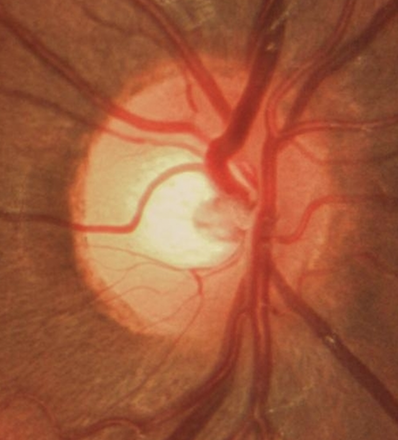
%> input picture mFiles/od4.png, 398 x 440 px
$ octave demochenvese.m   (GNU Octave 9; MATLAB toolbox functions it lacks are replaced by stand-ins)
%> lines starting %> are read from the running program, lines starting %| are printed output that depends on the picture; in (x1, y1, x2, y2) boxes, pixels count from 0 and x2, y2 are one past the last pixel; in counts of white or black regions, pixels touching at a corner belong together; the program's own positions count from 1
### mFiles/chenvese.m
%==========================================================================
%
%   Active contour with Chen-Vese Method
%   for image segementation
%
%   Implemented by Yue Wu (yue.wu@tufts.edu)
%   Tufts University
%   Feb 2009
%   http://sites.google.com/site/rexstribeofimageprocessing/
%
%   all rights reserved
%   Last update 02/26/2009
%--------------------------------------------------------------------------
%   Usage of varibles:
%   input:
%       I           = any gray/double/RGB input image
%       mask        = initial mask, either customerlized or built-in
%       num_iter    = total number of iterations
%       mu          = weight of length term
%       method      = submethods pick from ('chen','vector','multiphase')
%
%   Types of built-in mask functions
%       'small'     = create a small circular mask
%       'medium'    = create a medium circular mask
%       'large'     = create a large circular mask
%       'whole'     = create a mask with holes around
%       'whole+small' = create a two layer mask with one layer small
%                       circular mask and the other layer with holes around
%                       (only work for method 'multiphase')
%   Types of methods
%       'chen'      = general CV method
%       'vector'    = CV method for vector image
%       'multiphase'= CV method for multiphase (2 phases applied here)
%
%   output:
%       phi0        = updated level set function
%
%--------------------------------------------------------------------------
%
% Description: This code implements the paper: "Active Contours Without
% Edges" by Chan and Vese for method 'chen', the paper:"Active Contours Without
% Edges for vector image" by Chan and Vese for method 'vector', and the paper
% "A Multiphase Level Set Framework for Image Segmentation Using the
% Mumford and Shah Model" by Chan and Vese.
%
%--------------------------------------------------------------------------
% Deomo: Please see HELP file for details
%==========================================================================

function seg = chenvese(I,mask,num_iter,mu,method)

%%
%-- Default settings
%   length term mu = 0.2 and default method = 'chan'
  if(~exist('mu','var'))
    mu=0.2;
  end

  if(~exist('method','var'))
    method = 'chan';
  end

%-- End default settings

%%
%-- Initializations on input image I and mask
%  resize original image
   s = 200./min(size(I,1),size(I,2)); % resize scale
   if s<1
       I = imresize(I,s);
   end

%   auto mask settings
  if ischar(mask)
      switch lower (mask)
          case 'small'
              mask = maskcircle2(I,'small');
          case 'medium'
              mask = maskcircle2(I,'medium');
          case 'large'
              mask = maskcircle2(I,'large');
          case 'whole'
              mask = maskcircle2(I,'whole');
              %mask = init_mask(I,30);
          case 'whole+small'
              m1 = maskcircle2(I,'whole');
              m2 = maskcircle2(I,'small');
              mask = zeros(size(I,1),size(I,2),2);
              mask(:,:,1) = m1(:,:,1);
              mask(:,:,2) = m2(:,:,2);
          otherwise
              error('unrecognized mask shape name (MASK).');
      end
  else
      if s<1
          mask = imresize(mask,s);
      end
      if size(mask,1)>size(I,1) || size(mask,2)>size(I,2)
          error('dimensions of mask unmathch those of the image.')
      end
      switch lower(method)
          case 'multiphase'
              if  (size(mask,3) == 1)
                  error('multiphase requires two masks but only gets one.')
              end
      end

  end


switch lower(method)
    case 'chan'
        if size(I,3)== 3
            P = rgb2gray(uint8(I));
            P = double(P);
        elseif size(I,3) == 2
            P = 0.5.*(double(I(:,:,1))+double(I(:,:,2)));
        else
            P = double(I);
        end
        layer = 1;

    case 'vector'
        s = 200./min(size(I,1),size(I,2)); % resize scale
        I = imresize(I,s);
        mask = imresize(mask,s);
        layer = size(I,3);
        if layer == 1
            display('only one image component for vector image')
        end
        P = double(I);

    case 'multiphase'
        layer = size(I,3);
        if size(I,1)*size(I,2)>200^2
            s = 200./min(size(I,1),size(I,2)); % resize scale
            I = imresize(I,s);
            mask = imresize(mask,s);
        end

        P = double(I);  %P store the original image
    otherwise
        error('!invalid method')
end
%-- End Initializations on input image I and mask

%%
%--   Core function
switch lower(method)
    case {'chan','vector'}
        %-- SDF
        %   Get the distance map of the initial mask

        mask = mask(:,:,1);
        phi0 = bwdist(mask)-bwdist(1-mask)+im2double(mask)-.5;
        %   initial force, set to eps to avoid division by zeros
        force = eps;
        %-- End Initialization

        %-- Display settings
          figure();
          subplot(2,2,1); imshow(I); title('Input Image');
          subplot(2,2,2); contour(flipud(phi0), [0 0], 'r','LineWidth',1); title('initial contour');
          subplot(2,2,3); title('Segmentation');
        %-- End Display original image and mask

        %-- Main loop
          for n=1:num_iter
              inidx = find(phi0>=0); % frontground index
              outidx = find(phi0<0); % background index
              force_image = 0; % initial image force for each layer
              for i=1:layer
                  L = im2double(P(:,:,i)); % get one image component
                  c1 = sum(sum(L.*Heaviside(phi0)))/(length(inidx)+eps); % average inside of Phi0
                  c2 = sum(sum(L.*(1-Heaviside(phi0))))/(length(outidx)+eps); % verage outside of Phi0
                  force_image=-(L-c1).^2+(L-c2).^2+force_image;
                  % sum Image Force on all components (used for vector image)
                  % if 'chan' is applied, this loop become one sigle code as a
                  % result of layer = 1
              end

              % calculate the external force of the image
              force = mu*kappa(phi0)./max(max(abs(kappa(phi0))))+1/layer.*force_image;

              % normalized the force
              force = force./(max(max(abs(force))));

              % get stepsize dt
              dt=0.5;

              % get parameters for checking whether to stop
              old = phi0;
              phi0 = phi0+dt.*force;
              new = phi0;
              indicator = checkstop(old,new,dt);

              % intermediate output
              if(mod(n,20) == 0)
                 showphi(I,phi0,n);
              end;
              if indicator % decide to stop or continue
                  showphi(I,phi0,n);

                  %make mask from SDF
                  seg = phi0<=0; %-- Get mask from levelset

                  subplot(2,2,4); imshow(seg); title('Global Region-Based Segmentation');

                  return;
              end
          end;
          showphi(I,phi0,n);

          %make mask from SDF
          seg = phi0<=0; %-- Get mask from levelset

          subplot(2,2,4); imshow(seg); title('Global Region-Based Segmentation');
    case 'multiphase'
        %-- Initializations
        %   Get the distance map of the initial masks
        mask1 = mask(:,:,1);
        mask2 = mask(:,:,2);
        phi1=bwdist(mask1)-bwdist(1-mask1)+im2double(mask1)-.5;%Get phi1 from the initial mask 1
        phi2=bwdist(mask2)-bwdist(1-mask2)+im2double(mask2)-.5;%Get phi1 from the initial mask 2

        %-- Display settings
        figure();
        subplot(2,2,1);
        if layer ~= 1
            imshow(I); title('Input Image');
        else
            imagesc(P); axis image; colormap(gray);title('Input Image');
        end
        subplot(2,2,2);
        hold on
        contour(flipud(mask1),[0,0],'r','LineWidth',2.5);
        contour(flipud(mask1),[0,0],'x','LineWidth',1);
        contour(flipud(mask2),[0,0],'g','LineWidth',2.5);
        contour(flipud(mask2),[0,0],'x','LineWidth',1);
        title('initial contour');
        hold off
        subplot(2,2,3); title('Segmentation');
        %-- End display settings

        %Main loop
        for n=1:num_iter
              %-- Narrow band for each phase
              nb1 = find(phi1<1.2 & phi1>=-1.2); %narrow band of phi1
              inidx1 = find(phi1>=0); %phi1 frontground index
              outidx1 = find(phi1<0); %phi1 background index

              nb2 = find(phi2<1.2 & phi2>=-1.2); %narrow band of phi2
              inidx2 = find(phi2>=0); %phi2 frontground index
              outidx2 = find(phi2<0); %phi2 background index
              % [7 lines of commented-out code are left out]

              cc11 = intersect(inidx1,inidx2); %index belong to (phi1>0 & phi2>0)
              cc12 = intersect(inidx1,outidx2); %index belong to (phi1>0 & phi2<0)
              cc21 = intersect(outidx1,inidx2); %index belong to (phi1<0 & phi2>0)
              cc22 = intersect(outidx1,outidx2); %index belong to (phi1<0 & phi2<0)

              f_image11 = 0;
              f_image12 = 0;
              f_image21 = 0;
              f_image22 = 0; % initial image force for each layer

              for i=1:layer
                  L = im2double(P(:,:,i)); % get one image component

              if isempty(cc11)
                  c11 = eps;
              else
                  c11 = mean(L(cc11));
              end

              if isempty(cc12)
                  c12 = eps;
              else
                  c12 = mean(L(cc12));
              end

              if isempty(cc21)
                  c21 = eps;
              else
                  c21 = mean(L(cc21));
              end

              if isempty(cc22)
                  c22 = eps;
              else
                  c22 = mean(L(cc22));
              end

              %-- End mean calculation

              %-- Force calculation and normalization
              % force on each partition

              f_image11=(L-c11).^2.*Heaviside(phi1).*Heaviside(phi2)+f_image11;
              f_image12=(L-c12).^2.*Heaviside(phi1).*(1-Heaviside(phi2))+f_image12;
              f_image21=(L-c21).^2.*(1-Heaviside(phi1)).*Heaviside(phi2)+f_image21;
              f_image22=(L-c22).^2.*(1-Heaviside(phi1)).*(1-Heaviside(phi2))+f_image22;
              end

                  % sum Image Force on all components (used for vector image)
                  % if 'chan' is applied, this loop become one sigle code as a
                  % result of layer = 1

              % calculate the external force of the image

              % curvature on phi1
              curvature1 = mu*kappa(phi1);
              curvature1 = curvature1(nb1);
              % image force on phi1
              fim1 = 1/layer.*(-f_image11(nb1)+f_image21(nb1)-f_image12(nb1)+f_image22(nb1));
              fim1 = fim1./max(abs(fim1)+eps);

              % curvature on phi2
              curvature2 = mu*kappa(phi2);
              curvature2 = curvature2(nb2);
              % image force on phi2
              fim2 = 1/layer.*(-f_image11(nb2)+f_image12(nb2)-f_image21(nb2)+f_image22(nb2));
              fim2 = fim2./max(abs(fim2)+eps);

              % force on phi1 and phi2
              force1 = curvature1+fim1;
              force2 = curvature2+fim2;
              %-- End force calculation

              % detal t
              dt = 1.5;

              old(:,:,1) = phi1;
              old(:,:,2) = phi2;

              %update of phi1 and phi2
              phi1(nb1) = phi1(nb1)+dt.*force1;
              phi2(nb2) = phi2(nb2)+dt.*force2;

              new(:,:,1) = phi1;
              new(:,:,2) = phi2;

              indicator = checkstop(old,new,dt);

              if indicator
                 showphi(I, new, n);
                 %make mask from SDF
                 seg11 = (phi1>0 & phi2>0); %-- Get mask from levelset
                 seg12 = (phi1>0 & phi2<0);
                 seg21 = (phi1<0 & phi2>0);
                 seg22 = (phi1<0 & phi2<0);

                 se = strel('disk',1);
                 aa1 = imerode(seg11,se);
                 aa2 = imerode(seg12,se);
                 aa3 = imerode(seg21,se);
                 aa4 = imerode(seg22,se);
                 seg = aa1+2*aa2+3*aa3+4*aa4;

                 subplot(2,2,4); imagesc(seg);axis image;title('Global Region-Based Segmentation');

                  return
              end
              % re-initializations
              phi1 = reinitialization(phi1, 0.6);%sussman(phi1, 0.6);%
              phi2 = reinitialization(phi2, 0.6);%sussman(phi2,0.6);

              %intermediate output
              if(mod(n,20) == 0)
                 phi(:,:,1) = phi1;
                 phi(:,:,2) = phi2;
                 showphi(I, phi, n);
              end;
          end;
          phi(:,:,1) = phi1;
          phi(:,:,2) = phi2;
          showphi(I, phi, n);
          %make mask from SDF
        seg11 = (phi1>0 & phi2>0); %-- Get mask from levelset
        seg12 = (phi1>0 & phi2<0);
        seg21 = (phi1<0 & phi2>0);
        seg22 = (phi1<0 & phi2<0);

        se = strel('disk',1);
        aa1 = imerode(seg11,se);
        aa2 = imerode(seg12,se);
        aa3 = imerode(seg21,se);
        aa4 = imerode(seg22,se);
        seg = aa1+2*aa2+3*aa3+4*aa4;
        %seg = bwlabel(seg);
        subplot(2,2,4); imagesc(seg);axis image;title('Global Region-Based Segmentation');
end

### mFiles/maskcircle2.m

function m = maskcircle2(I,type)
% auto pick a circular mask for image I
% built-in mask creation function
% Input: I   : input image
%        type: mask shape keywords
% Output: m  : mask image

% Copyright (c) 2009,
% Yue Wu @ ECE Department, Tufts University
% All Rights Reserved

if size(I,3)~=3
    temp = double(I(:,:,1));
else
    temp = double(rgb2gray(I));
end

h = [0 1 0; 1 -4 1; 0 1 0];
T = conv2(temp,h);
T(1,:) = 0;
T(end,:) = 0;
T(:,1) = 0;
T(:,end) = 0;

thre = max(max(abs(T)))*.5;
idx = find(abs(T) > thre);
[cx,cy] = ind2sub(size(T),idx);
cx = round(mean(cx));
cy = round(mean(cy));

[x,y] = meshgrid(1:min(size(temp,1),size(temp,2)));

m = zeros(size(temp));
[p,q] = size(temp);

switch lower (type)
    case 'small'
        r = 10;
        n = zeros(size(x));
        n((x-cx).^2+(y-cy).^2<r.^2) = 1;
        m(1:size(n,1),1:size(n,2)) = n;
        %m((x-cx).^2+(y-cy).^2<r.^2) = 1;
    case 'medium'
        r = min(min(cx,p-cx),min(cy,q-cy));
        r = max(2/3*r,25);
        n = zeros(size(x));
        n((x-cx).^2+(y-cy).^2<r.^2) = 1;
        m(1:size(n,1),1:size(n,2)) = n;
        %m((x-cx).^2+(y-cy).^2<r.^2) = 1;
    case 'large'
        r = min(min(cx,p-cx),min(cy,q-cy));
        r = max(2/3*r,60);
        n = zeros(size(x));
        n((x-cx).^2+(y-cy).^2<r.^2) = 1;
        m(1:size(n,1),1:size(n,2)) = n;
        %m((x-cx).^2+(y-cy).^2<r.^2) = 1;
    case 'whole'
        r = 9;
        m = zeros(round(ceil(max(p,q)/2/(r+1))*3*(r+1)));
        siz = size(m,1);
        sx = round(siz/2);
        i = 1:round(siz/2/(r+1));
        j = 1:round(0.9*siz/2/(r+1));
        j = j-round(median(j));
        m(sx+2*j*(r+1),(2*i-1)*(r+1)) = 1;
        se = strel('disk',r);
        m = imdilate(m,se);
        m = m(round(siz/2-p/2-6):round(siz/2-p/2-6)+p-1,round(siz/2-q/2-6):round(siz/2-q/2-6)+q-1);
end
        tem(:,:,1) = m;
        M = padarray(m,[floor(2/3*r),floor(2/3*r)],0,'post');
        tem(:,:,2) = M(floor(2/3*r)+1:end,floor(2/3*r)+1:end);
        m = tem;
return

### mFiles/demochenvese.m

close all
clear all
P = imread('od4.png');
%> P is the input picture: size 440x398x3 uint8; mean R, G, B 160.6, 90.6, 59.4


I = P; %copy this for later to display

% Imnoise the original input
I(:,:,2) = imnoise(I(:,:,2),'gaussian',0.2, .5);
H3 = fspecial('gaussian',5, 5);
I = imfilter(I, H3, 'circular');
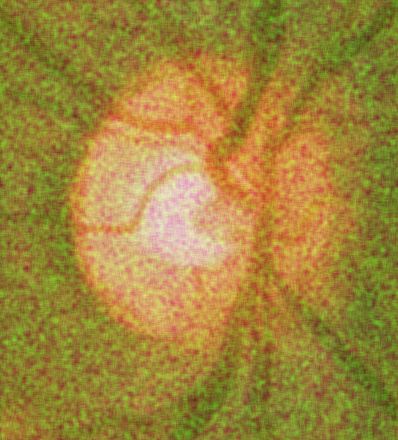
%> I: size 440x398x3 uint8; mean R, G, B 160.6, 134.3, 59.4; mean of the top-left, top-right, bottom-left and bottom-right quarters 124.9, 113.9, 122.5, 111.1

% I(:,:,1) = imnoise(I(:,:,1),'speckle');

figure(),subplot(1,2,1),imshow(P),title('original image');
subplot(1,2,2),imshow(I),title('original image with two components adding noise')

% Normal Chan & Vese cannot work
seg = chenvese(I,'medium',500,0.01,'chan');
%> in maskcircle2, `temp = double(rgb2gray(I));`:
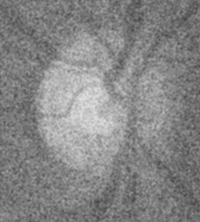
%> temp: size 222x200 double; min 67, max 225, mean 133.6
%> in maskcircle2, `T(:,end) = 0;`:
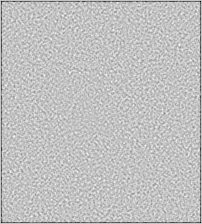
%> T: size 224x202 double; min -234, max 72, mean -2.1; drawn with min black and max white
%> in maskcircle2, `thre = max(max(abs(T)))*.5;`: thre = 117
%> in maskcircle2, `idx = find(abs(T) > thre);`: idx = 377 values from 226 to 45023
%> in maskcircle2, `[cx,cy] = ind2sub(size(T),idx);`: cx = 377 values, max 223 at index 96, min 2 at index 1, mean 108.2; cy = 377 values from 2 to 201
%> in maskcircle2, `cx = round(mean(cx));`: cx = 108
%> in maskcircle2, `cy = round(mean(cy));`: cy = 102
%> in maskcircle2, `r = min(min(cx,p-cx),min(cy,q-cy));`: r = 98
%> in maskcircle2, `r = max(2/3*r,25);`: r = 65.33
%> in maskcircle2, `n((x-cx).^2+(y-cy).^2<r.^2) = 1;`:
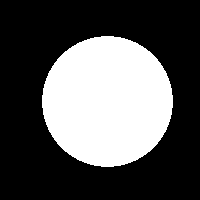
%> n: size 200x200 double; values 0 (black) and 1 (white), 33.6% white; 1 white region, box (x1, y1, x2, y2) and area: (42, 36, 173, 167) 13429
%> in maskcircle2, `M = padarray(m,[floor(2/3*r),floor(2/3*r)],0,'post');`:
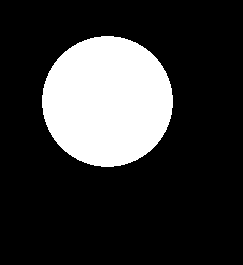
%> M: size 265x243 double; values 0 (black) and 1 (white), 20.9% white; 1 white region, box (x1, y1, x2, y2) and area: (42, 36, 173, 167) 13429
%> in chenvese, `phi0 = bwdist(mask)-bwdist(1-mask)+im2double(mask)-.5;`:
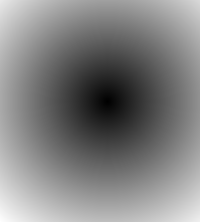
%> phi0: size 222x200 single; min -64.87, max 95.02, mean 15.9; drawn with min black and max white
%> in chenvese, `title('Segmentation')`:
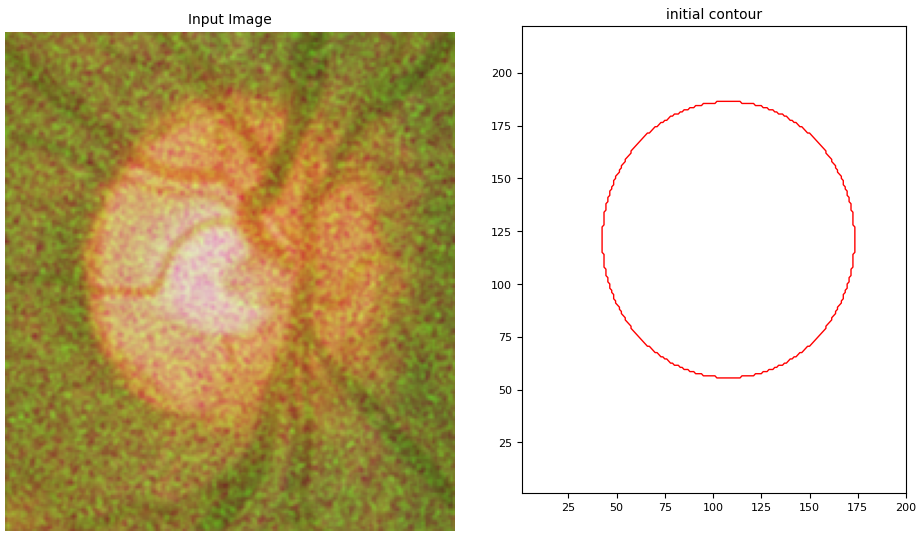
%> figure redrawn from the program's plot data, 2 panels
%> the run ends on the next line

$ run again, with mFiles/od1.png copied over mFiles/od4.png
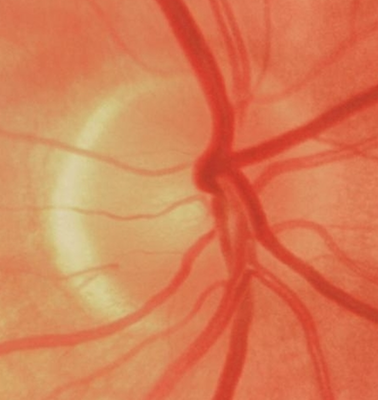
%> input picture mFiles/od1.png, 378 x 400 px
%> P is the input picture: size 400x378x3 uint8; mean R, G, B 215.7, 125.8, 85.1
%> thre = 171.5
%> idx = 265 values from 216 to 43013
%> in maskcircle2, `[cx,cy] = ind2sub(size(T),idx);`: cx = 265 values, max 213 at index 59, min 2 at index 1, mean 114.2; cy = 265 values from 2 to 201
%> in maskcircle2, `cx = round(mean(cx));`: cx = 114
%> in maskcircle2, `cy = round(mean(cy));`: cy = 104
%> in maskcircle2, `r = min(min(cx,p-cx),min(cy,q-cy));`: r = 96
%> in maskcircle2, `r = max(2/3*r,25);`: r = 64
%> in maskcircle2, `n((x-cx).^2+(y-cy).^2<r.^2) = 1;`:
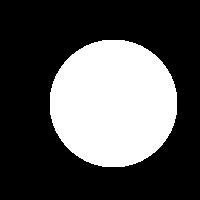
%> n: size 200x200 double; values 0 (black) and 1 (white), 32.1% white; 1 white region, box (x1, y1, x2, y2) and area: (50, 40, 177, 167) 12849
%> P: size 212x200 uint8
%> in chenvese, `title('Segmentation')`:
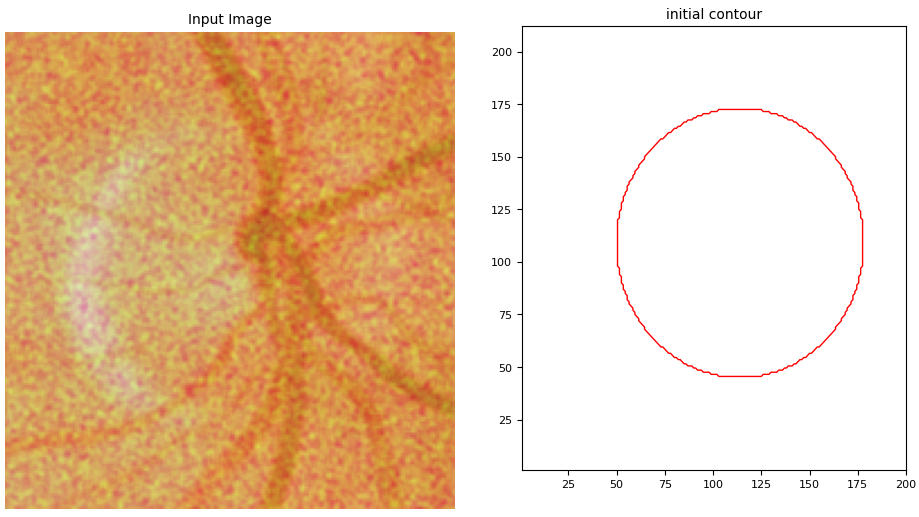
%> figure redrawn from the program's plot data, 2 panels

$ run again, with mFiles/od2.png copied over mFiles/od4.png
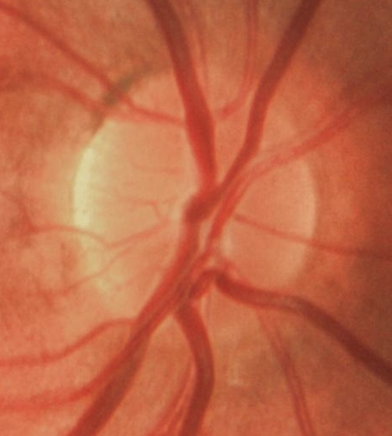
%> input picture mFiles/od2.png, 392 x 436 px
%> P is the input picture: size 436x392x3 uint8; mean R, G, B 191.2, 101.8, 69.4
%> thre = 158
%> idx = 137 values from 227 to 45224
%> in maskcircle2, `[cx,cy] = ind2sub(size(T),idx);`: cx = 137 values, max 224 at index 24, min 2 at index 1, mean 114.2; cy = 137 values from 2 to 201
%> in maskcircle2, `cx = round(mean(cx));`: cx = 114
%> in maskcircle2, `cy = round(mean(cy));`: cy = 103
%> in maskcircle2, `r = min(min(cx,p-cx),min(cy,q-cy));`: r = 97
%> in maskcircle2, `r = max(2/3*r,25);`: r = 64.67
%> in maskcircle2, `n((x-cx).^2+(y-cy).^2<r.^2) = 1;`:
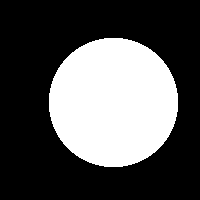
%> n: size 200x200 double; values 0 (black) and 1 (white), 32.9% white; 1 white region, box (x1, y1, x2, y2) and area: (49, 38, 178, 167) 13157
%> P: size 223x200 uint8
%> in chenvese, `title('Segmentation')`:
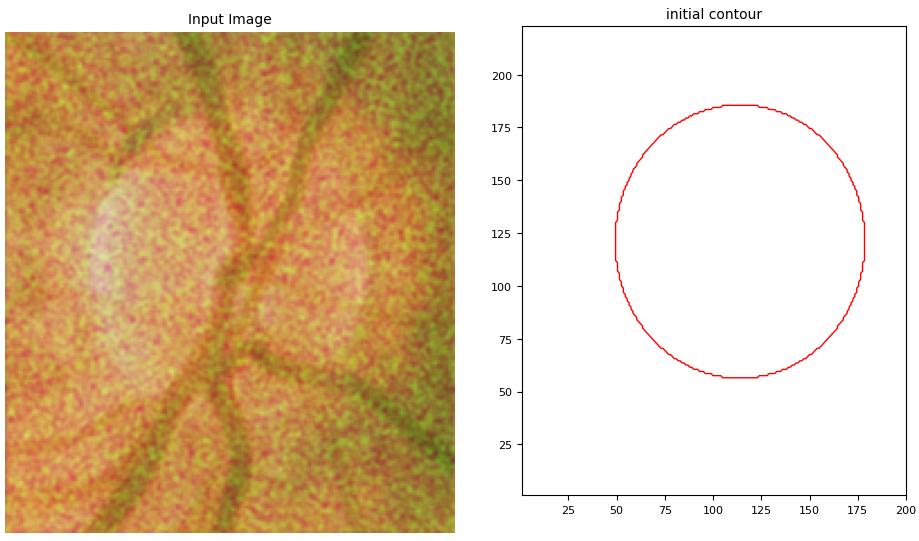
%> figure redrawn from the program's plot data, 2 panels
